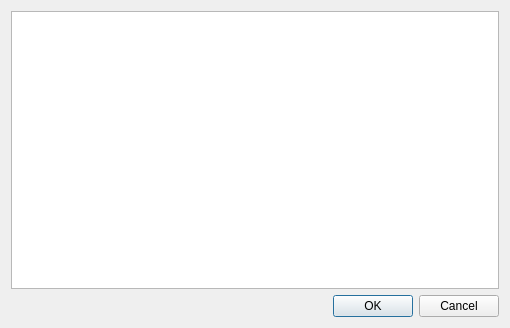
<?xml version="1.0" encoding="UTF-8"?>
<ui version="4.0">
 <class>Hotkey_editor</class>
 <widget class="QDialog" name="Hotkey_editor">
  <property name="geometry">
   <rect>
    <x>0</x>
    <y>0</y>
    <width>510</width>
    <height>328</height>
   </rect>
  </property>
  <property name="windowTitle">
   <string>Dialog</string>
  </property>
  <layout class="QGridLayout" name="gridLayout">
   <item row="0" column="0">
    <widget class="QTableView" name="table"/>
   </item>
   <item row="1" column="0">
    <widget class="QDialogButtonBox" name="buttonBox">
     <property name="orientation">
      <enum>Qt::Horizontal</enum>
     </property>
     <property name="standardButtons">
      <set>QDialogButtonBox::Cancel|QDialogButtonBox::Ok</set>
     </property>
    </widget>
   </item>
  </layout>
 </widget>
 <resources/>
 <connections>
  <connection>
   <sender>buttonBox</sender>
   <signal>accepted()</signal>
   <receiver>Hotkey_editor</receiver>
   <slot>accept()</slot>
   <hints>
    <hint type="sourcelabel">
     <x>248</x>
     <y>254</y>
    </hint>
    <hint type="destinationlabel">
     <x>157</x>
     <y>274</y>
    </hint>
   </hints>
  </connection>
  <connection>
   <sender>buttonBox</sender>
   <signal>rejected()</signal>
   <receiver>Hotkey_editor</receiver>
   <slot>reject()</slot>
   <hints>
    <hint type="sourcelabel">
     <x>316</x>
     <y>260</y>
    </hint>
    <hint type="destinationlabel">
     <x>286</x>
     <y>274</y>
    </hint>
   </hints>
  </connection>
 </connections>
</ui>
